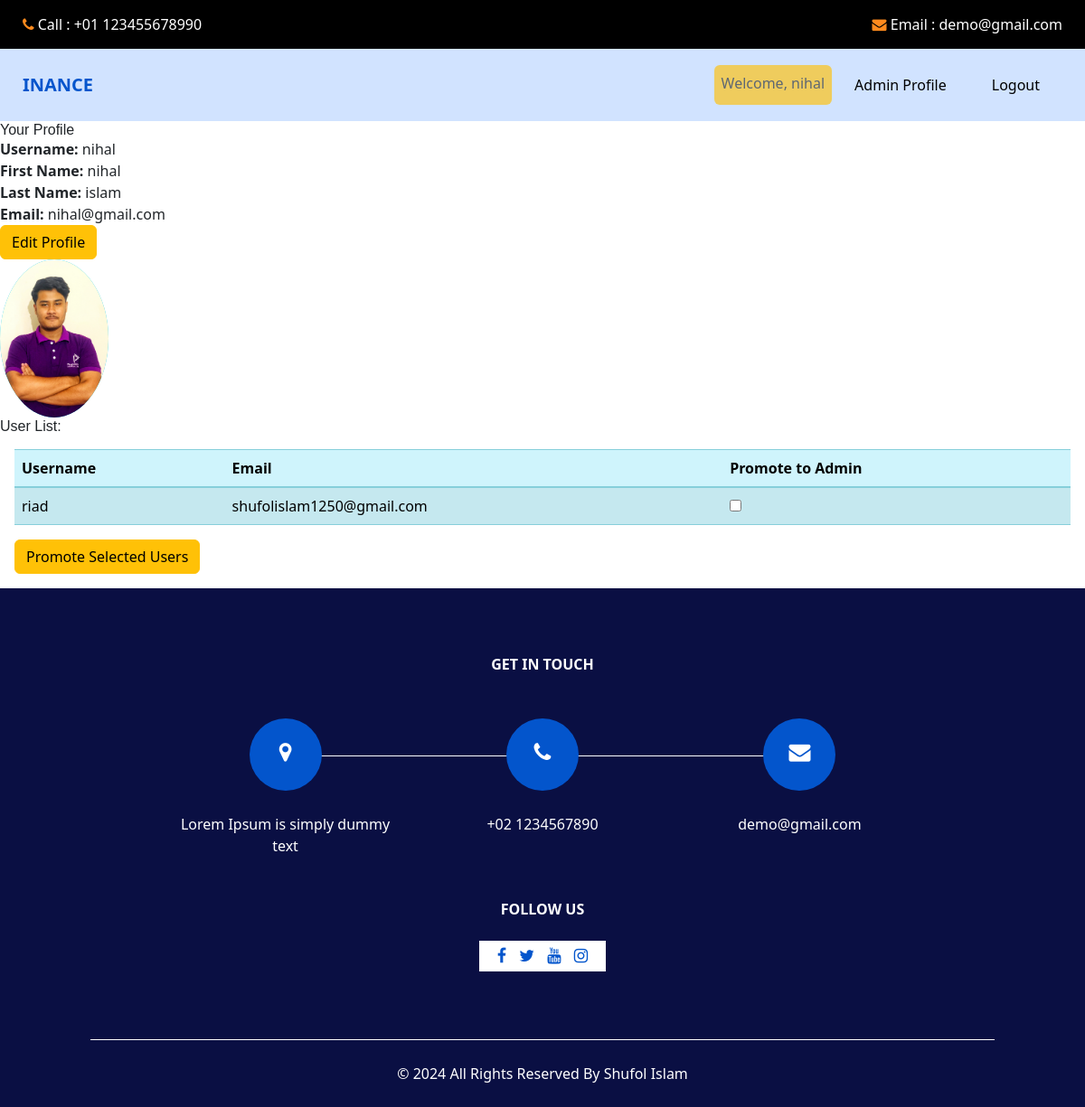
Screenshot of /profile/ (signed in) with the database file from the repository.
### core/models.py (models this page shows)
class User(AbstractUser):
    is_admin = models.BooleanField('Is admin', default = False)
    is_client = models.BooleanField('Is Client', default=False)
    profile_picture = models.ImageField(upload_to='uploads/', default=1)

### core/views.py (the view, shortened to what this page needs)
# urls.py: path('profile/', views.profile, name='profile'),
@login_required
def profile(request):
    client = request.user
    purchase = ServicePurchase.objects.filter(client=client)
    if request.user.is_admin:
        users = User.objects.filter(is_admin=False)
        user_data = {
        'username': request.user.username,
        'first_name': request.user.first_name,
        'last_name': request.user.last_name,
        'email': request.user.email,
    }
        return render(request, 'profile.html', {'users': users, 'user_data': user_data})

### core/templates/profile.html (shortened to what this page needs)
{% extends 'base.html' %}
{% load crispy_forms_tags %}
{% block content %}
<h2>Your Profile</h2>
<p><strong>Username:</strong> {{ user_data.username }}</p>
<p><strong>First Name:</strong> {{ user_data.first_name }}</p>
<p><strong>Last Name:</strong> {{ user_data.last_name }}</p>
<p><strong>Email:</strong> {{ user_data.email }}</p>
<a href="{% url 'edit_profile' %}" class="btn btn-warning">Edit Profile</a>
{% if user.profile_picture %}
  <img style="width:10%; height: 10%;" class="bg-info rounded-circle" src="{{ user.profile_picture.url }}" alt="Profile Picture">
{% else %}
  <p>No profile picture uploaded.</p>
{% endif %}
{% if request.user.is_admin %}
<h2>User List: </h2>
<form class='m-3' method="post" action="{% url 'promote_to_admin' %}">
  <table class="table table-striped table-info">
  <thead>
    <tr>
      <th scope="col">Username</th>
      <th scope="col">Email</th>
      <th scope="col">Promote to Admin</th>
    </tr>
  <tbody>
    {% for user in users %}
    <tr>
        <td>{{ user.username }}</td>
        <td>{{ user.email }}</td>
        <td><input type="checkbox" name="user_ids" value="{{ user.id }}"></td>
    </tr>
    {% endfor %}
  </tbody>
</table>
  <button class='btn btn-warning' type="submit">Promote Selected Users</button>
</form>
{% endif %}
{% endblock %}

### templates/base.html (shortened to what this page needs)
{% load static %}
<!DOCTYPE html>
<html lang="en">
<head>
  <link rel="stylesheet" type="text/css" href="https://cdnjs.cloudflare.com/ajax/libs/OwlCarousel2/2.3.4/assets/owl.carousel.min.css" />
  <link rel="stylesheet" type="text/css" href={% static "css/bootstrap.css" %} />
  <link rel="stylesheet" type="text/css" href={% static "css/font-awesome.min.css" %} />
  <link href={% static "css/style.css" %} rel="stylesheet" />
  <link href={% static "css/responsive.css" %} rel="stylesheet" />
  <link href="https://cdn.jsdelivr.net/npm/bootstrap@5.3.2/dist/css/bootstrap.min.css" rel="stylesheet">
  <link href="https://unpkg.com/tailwindcss@^1.0/dist/tailwind.min.css" rel="stylesheet">
</head>
<body>
  <div  class="hero_area">
        <header class="header_section">
          <div class="header_top">
            <div class="container-fluid">
              <div class="contact_nav">
                <a href="">
                  <i class="fa fa-phone" aria-hidden="true"></i>
                  <span>
                    Call : +01 123455678990
                  </span>
                </a>
                <a href="">
                  <i class="fa fa-envelope" aria-hidden="true"></i>
                  <span>
                    Email : demo@gmail.com
                  </span>
                </a>
              </div>
            </div>
          </div>
          <div class="header_bottom">
            <div class="container-fluid">
              <nav class="navbar navbar-expand-lg custom_nav-container ">
                <a class="navbar-brand" href={% url "home" %}>
                  <span>
                    Inance
                  </span>
                <div class="collapse navbar-collapse" id="navbarSupportedContent">
                  <ul class="navbar-nav ">
                    {% if request.user.is_authenticated %}
                      <div class="nav-link btn btn-warning text-dark disabled">Welcome, {{ request.user.first_name }}</div>
                      <li class="nav-item">
                        <a class="nav-link" href='{% url "profile" %}'>
                          {% if request.user.is_admin %} Admin {% endif %}
                          Profile</a>
                      </li>
                      <li class="nav-item">
                        <a class="nav-link" href='{% url "userLogout" %}'>Logout</a>
                      </li>
                        {% endif %}
                  </ul>
                </div>
              </nav>
            </div>
          </div>
        </header>
  </div>
      {% block content %}
      {% endblock content %}
    <section class="info_section ">
      <div class="container">
        <h4>
          Get In Touch
        </h4>
        <div class="row">
          <div class="col-lg-10 mx-auto">
            <div class="info_items">
              <div class="row">
                <div class="col-md-4">
                  <a href="">
                    <div class="item ">
                      <div class="img-box ">
                        <i class="fa fa-map-marker" aria-hidden="true"></i>
                      </div>
                      <p>
                        Lorem Ipsum is simply dummy text
                      </p>
                    </div>
                  </a>
                </div>
                <div class="col-md-4">
                  <a href="">
                    <div class="item ">
                      <div class="img-box ">
                        <i class="fa fa-phone" aria-hidden="true"></i>
                      </div>
                      <p>
                        +02 1234567890
                      </p>
                    </div>
                  </a>
                </div>
                <div class="col-md-4">
                  <a href="">
                    <div class="item ">
                      <div class="img-box">
                        <i class="fa fa-envelope" aria-hidden="true"></i>
                      </div>
                      <p>
                        demo@gmail.com
                      </p>
                    </div>
                  </a>
                </div>
              </div>
            </div>
          </div>
        </div>
      </div>
      <div class="social-box">
        <h4>
          Follow Us
        </h4>
        <div class="box">
          <a href="">
            <i class="fa fa-facebook" aria-hidden="true"></i>
          </a>
          <a href="">
            <i class="fa fa-twitter" aria-hidden="true"></i>
          </a>
          <a href="">
            <i class="fa fa-youtube" aria-hidden="true"></i>
          </a>
          <a href="">
            <i class="fa fa-instagram" aria-hidden="true"></i>
          </a>
        </div>
      </div>
    </section>
    <footer class="footer_section">
      <div class="container">
        <p>
          &copy; <span id="displayDateYear"></span> All Rights Reserved By
          Shufol Islam
        </p>
      </div>
    </footer>
</body>
</html>

### static/css/style.css (style rules this page uses)
body { font-family: 'Lato', sans-serif; color: #040000; }
h1, h2 { font-family: 'Merriweather Sans', sans-serif; }
a, a:hover, a:focus { text-decoration: none; }
.hero_area { position: relative; background-color: #d1e3ff; }
.header_section .container-fluid { padding-right: 25px; padding-left: 25px; }
.header_section .header_top { padding: 15px 0; background-color: #000000; }
.header_section .header_top .contact_nav { display: -webkit-box; display: -ms-flexbox; display: flex; -webkit-box-pack: justify; -ms-flex-pack: justify; justify-content: space-between; }
.header_section .header_top .contact_nav a { color: #ffffff; }
.header_section .header_top .contact_nav a i { color: #ff8a1d; }
.header_section .header_bottom { padding: 10px 0; }
.navbar-brand { padding: 0; margin: 0; color: #000000; font-weight: bold; font-size: 24px; font-weight: bold; }
.navbar-brand span { color: #0355cc; text-transform: uppercase; }
.custom_nav-container { padding: 0; }
.custom_nav-container .navbar-nav { margin-left: auto; }
.custom_nav-container .navbar-nav .nav-item .nav-link { padding: 10px 25px; color: #000000; text-align: center; }
.info_section { padding: 75px 0; background-color: #0a0f43; text-align: center; color: #fff; }
.info_section h4 { text-transform: uppercase; font-weight: bold; margin-bottom: 25px; }
.info_section .social-box { display: -webkit-box; display: -ms-flexbox; display: flex; -webkit-box-orient: vertical; -webkit-box-direction: normal; -ms-flex-direction: column; flex-direction: column; -webkit-box-align: center; -ms-flex-align: center; align-items: center; margin-top: 25px; }
.info_section .social-box .box { background-color: #ffffff; padding: 5px 15px; }
.info_section a { margin: 0 5px; color: #0355cc; }
.info_section a i { font-size: 18px; }
.info_items a { position: relative; }
.info_items .item { display: -webkit-box; display: -ms-flexbox; display: flex; -webkit-box-orient: vertical; -webkit-box-direction: normal; -ms-flex-direction: column; flex-direction: column; -webkit-box-align: center; -ms-flex-align: center; align-items: center; text-align: center; }
.info_items .item .img-box { width: 80px; height: 80px; border-radius: 100%; background-color: #ffffff; background-repeat: no-repeat; background-position: center; text-align: center; line-height: 80px; background-color: #0355cc; color: #ffffff; }
.info_items .item .img-box i { font-size: 24px; }
.info_items .item p { margin-top: 25px; color: #fff; margin-bottom: 0; background-color: #0a0f43; }
.info_items { position: relative; }
.info_items::before { content: ""; position: absolute; top: 65px; width: 75%; height: 1px; background-color: #fff; left: 50%; -webkit-transform: translateX(-50%); transform: translateX(-50%); }
.footer_section { background-color: #0a0f43; }
.footer_section p { margin: 0; padding: 25px 0; color: #ffffff; text-align: center; border-top: 0.8px solid #ffffff; }

### static/css/responsive.css (style rules this page uses)
@media (min-width: 1200px) { .container { max-width: 1170px; } }

### rows the page displays
User: user.first_name "nihal", username "nihal", first_name "nihal", last_name "islam", email "nihal@gmail.com", profile_picture (picture)
User: username "riad", email "shufolislam1250@gmail.com"
